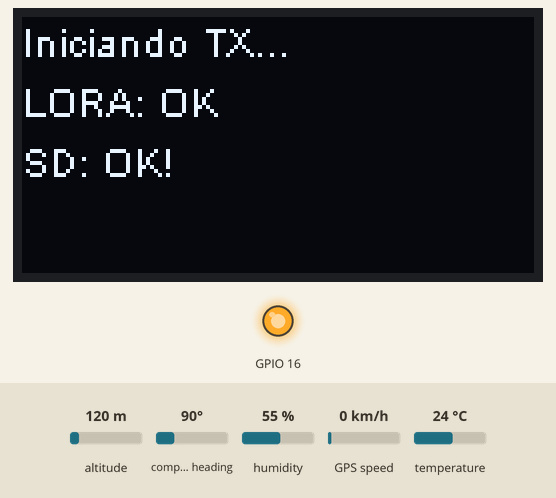
Simulated run of this sketch. Board: ESP32. On the bench: 128×64 one-colour display, output pins drawn as LEDs (lit = HIGH). Inputs (shaded band) come from the test bench; at power-on: humidity 55 %, altitude 120 m, compass heading 90°, GPS speed 0 km/h, temperature 24 °C. Storage starts empty; the GPS gets a fix after 3 s at 37.7749, -122.4194 with 8 satellites; no radio packets arrive unless stated; pins used as bus, display or sensor lines are not drawn; what the sketch prints to the serial monitor is not drawn.

Above: at 1.6 s.
At 21.5 s:
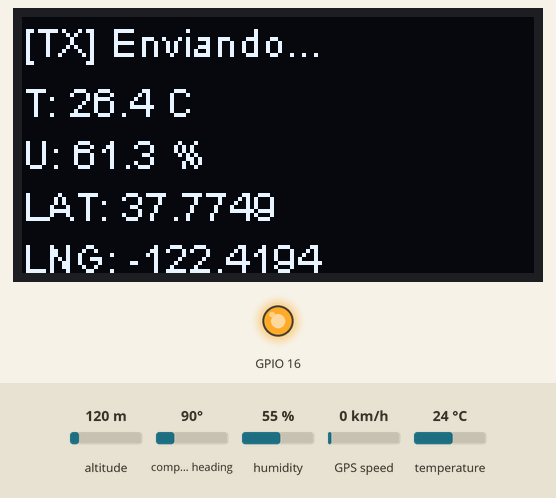
21.6 s: humidity set to 22 %
At 40.7 s:
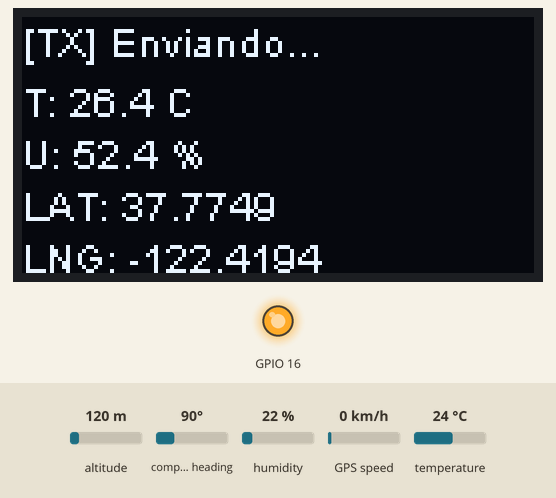
Timing chart, 0 to 42.2 s (numbered marks = the images above; inputs shaded):
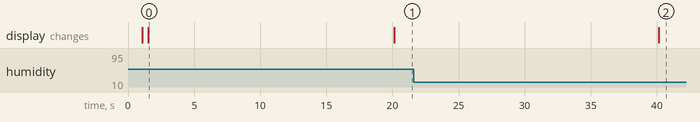

The sketch:

codigo_transmissor.ino
```cpp
// TRANSMISSOR - LoRa + DHT11 + SD + GPS
#include <SPI.h>
#include <SD.h>
#include <LoRa.h>
#include <Wire.h>
#include "DHT.h"
#include "SSD1306Wire.h"
#include <TinyGPSPlus.h>
#include <HardwareSerial.h>

#define SD_CS    17
#define SD_SCK   22
#define SD_MOSI  23
#define SD_MISO  21
#define DHTPIN   25

#define LORA_SS    18
#define LORA_RST   14
#define LORA_DIO0  26

#define GPS_RX   13
#define GPS_TX   12

#define DISPLAY_TIMEOUT_MS  60000UL   // display fica ligado 1 minuto
#define INTERVALO_ENVIO_MS  20000UL   // medição a cada 20 s

SSD1306Wire display(0x3c, 4, 15);
DHT dht(DHTPIN, DHT11);
SPIClass spiSD(HSPI);
TinyGPSPlus gps;
HardwareSerial gpsSerial(1);

bool displayAtivo = true;

void desligarDisplay() {
  display.displayOff();
  displayAtivo = false;
  Serial.println("Display apagado para economizar bateria.");
}

void setup() {
  Serial.begin(9600);
  delay(1000);

  pinMode(16, OUTPUT);
  digitalWrite(16, LOW); delay(50); digitalWrite(16, HIGH);
  display.init();
  display.flipScreenVertically();
  display.clear();
  display.drawString(0, 0, "Iniciando TX...");
  display.display();

  pinMode(LORA_RST, OUTPUT);
  digitalWrite(LORA_RST, LOW);  delay(200);
  digitalWrite(LORA_RST, HIGH); delay(200);

  SPI.begin(5, 19, 27, 18);
  LoRa.setPins(LORA_SS, LORA_RST, LORA_DIO0);
  LoRa.setSyncWord(0xF3);
  if (!LoRa.begin(915E6)) {
    display.drawString(0, 15, "LORA: ERRO!");
    display.display();
    Serial.println("LoRa falhou!");
    while (true);
  }
  Serial.println("LoRa OK");
  display.drawString(0, 15, "LORA: OK");
  display.display();

  spiSD.begin(SD_SCK, SD_MISO, SD_MOSI, SD_CS);
  if (!SD.begin(SD_CS, spiSD)) {
    display.drawString(0, 30, "SD: ERRO!");
    Serial.println("SD falhou!");
  } else {
    display.drawString(0, 30, "SD: OK!");
    Serial.println("SD OK");
  }
  display.display();

  gpsSerial.begin(9600, SERIAL_8N1, GPS_RX, GPS_TX);
  Serial.println("GPS iniciado");

  dht.begin();
  delay(2000);
}

void loop() {
  // Apaga o display após 1 minuto
  if (displayAtivo && millis() > DISPLAY_TIMEOUT_MS) {
    desligarDisplay();
  }

  // Alimenta o GPS em background continuamente
  while (gpsSerial.available()) {
    gps.encode(gpsSerial.read());
  }

  static unsigned long ultimoEnvio = 0;
  if (millis() - ultimoEnvio > INTERVALO_ENVIO_MS) {
    ultimoEnvio = millis();

    float t = dht.readTemperature();
    float h = dht.readHumidity();

    if (!isnan(t) && !isnan(h)) {
      float t_cal = 27.6940 + (-0.0525 * t);
      float h_cal = 46.5297 + (0.2679 * h);

      bool gpsOk = gps.location.isValid() && gps.location.age() < 5000;
      float lat = gpsOk ? gps.location.lat() : 0.0;
      float lng = gpsOk ? gps.location.lng() : 0.0;

      Serial.println("=== TX ===");
      Serial.print("T corrigida: "); Serial.print(t_cal); Serial.println(" C");
      Serial.print("U corrigida: "); Serial.print(h_cal); Serial.println(" %");
      Serial.print("GPS Sats: "); Serial.println(gps.satellites.value());
      if (gpsOk) {
        Serial.print("LAT: "); Serial.println(lat, 6);
        Serial.print("LNG: "); Serial.println(lng, 6);
      } else {
        Serial.println("GPS: sem sinal");
      }

      String dataString = String(t_cal, 1) + "," + String(h_cal, 1) + ","
                        + String(lat, 6) + "," + String(lng, 6);

      LoRa.beginPacket();
      LoRa.print(dataString);
      LoRa.endPacket();

      File file = SD.open("/datalog.txt", FILE_APPEND);
      if (file) {
        file.println(dataString);
        file.close();
        Serial.println("SD: gravado");
      } else {
        Serial.println("SD: erro ao gravar");
      }

      if (displayAtivo) {
        display.clear();
        display.drawString(0, 0,  "[TX] Enviando...");
        display.drawString(0, 15, "T: " + String(t_cal, 1) + " C");
        display.drawString(0, 28, "U: " + String(h_cal, 1) + " %");
        if (gpsOk) {
          display.drawString(0, 41, "LAT: " + String(lat, 4));
          display.drawString(0, 54, "LNG: " + String(lng, 4));
        } else {
          display.drawString(0, 41, "GPS: buscando...");
          display.drawString(0, 54, "Sats: " + String(gps.satellites.value()));
        }
        display.display();
      }

      Serial.println("Enviado: " + dataString);

    } else {
      Serial.println("Erro na leitura do DHT!");
      if (displayAtivo) {
        display.clear();
        display.drawString(0, 0, "Erro no DHT11!");
        display.display();
      }
    }
  }
}
```

Measured:
- after the input at 21.6 s, the display: changes after 18.6 s (image 2)
- what the display in image 0 shows lasts 18.7 s, from 1.5 s to 20.2 s
